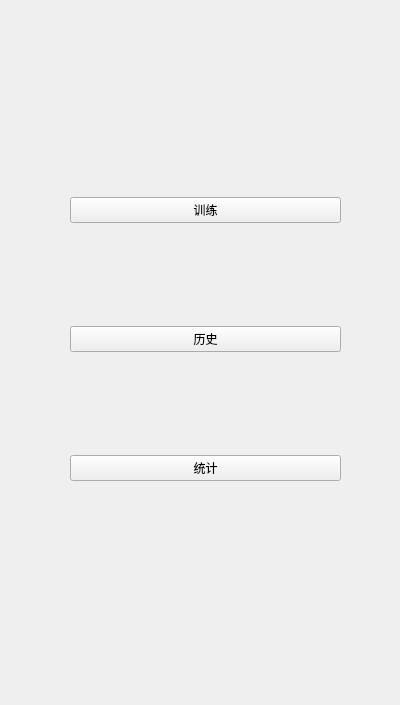
<?xml version="1.0" encoding="UTF-8"?>
<ui version="4.0">
 <class>sidebar</class>
 <widget class="QWidget" name="sidebar">
  <property name="geometry">
   <rect>
    <x>0</x>
    <y>0</y>
    <width>400</width>
    <height>705</height>
   </rect>
  </property>
  <property name="windowTitle">
   <string>Form</string>
  </property>
  <widget class="QWidget" name="verticalLayoutWidget">
   <property name="geometry">
    <rect>
     <x>70</x>
     <y>100</y>
     <width>271</width>
     <height>481</height>
    </rect>
   </property>
   <layout class="QVBoxLayout" name="verticalLayout_2">
    <item>
     <widget class="QPushButton" name="pushButton_train">
      <property name="text">
       <string>训练</string>
      </property>
     </widget>
    </item>
    <item>
     <widget class="QPushButton" name="pushButton_history">
      <property name="text">
       <string>历史</string>
      </property>
     </widget>
    </item>
    <item>
     <widget class="QPushButton" name="pushButton_analysis">
      <property name="text">
       <string>统计</string>
      </property>
     </widget>
    </item>
   </layout>
  </widget>
 </widget>
 <resources/>
 <connections/>
</ui>
